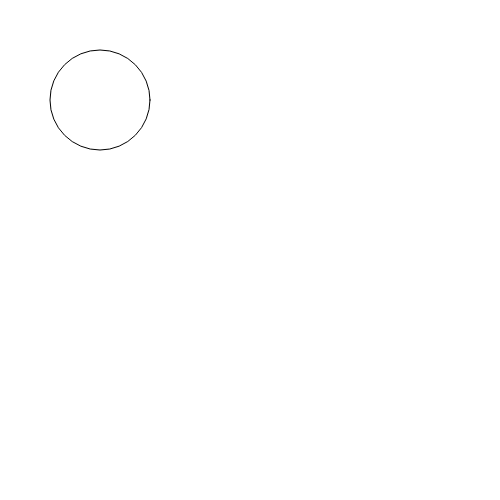
Frame 1 (no input)
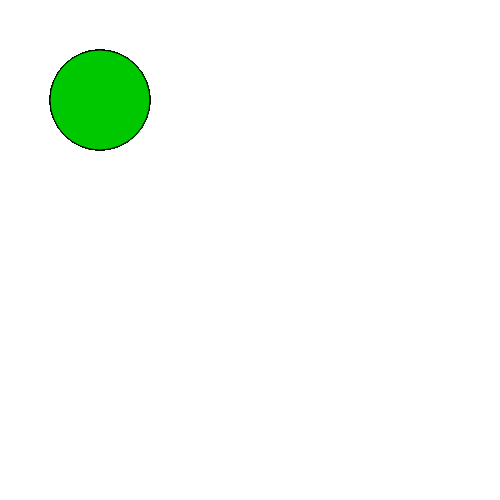
Frame 60 (no input)
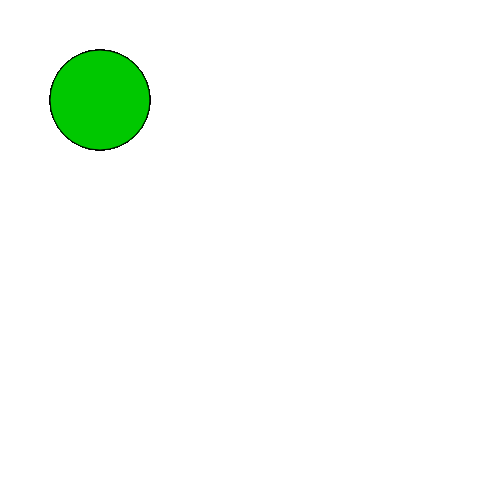
Frame 120 (the mouse pressed at the canvas centre since frame 60)

The p5.js sketch that drew these frames (run headless with seeded random() and noise() and a simulated clock; from frame 60 on, the mouse is pressed at the canvas centre):

// p5.js sketch
// ── sketch.js
function setup() {
  createCanvas(500, 500);
}

function draw() {
  ellipse (100,100,100,100);
  fill (0,200,0);

}
